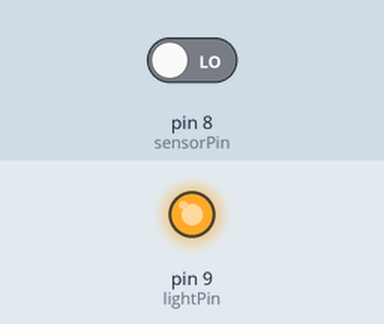
Bench run of a sketch on a simulated Arduino Uno, built with avr-gcc and run on an emulated ATmega328P. Parts: output pins drawn as LEDs (lit = HIGH). The inputs (shaded band) are chosen by the test bench; at power-on: pin 8 (sensorPin) LOW.

Above: at 1.2 s.
1.3 s: pin 8 (sensorPin) driven HIGH
At 2.3 s:
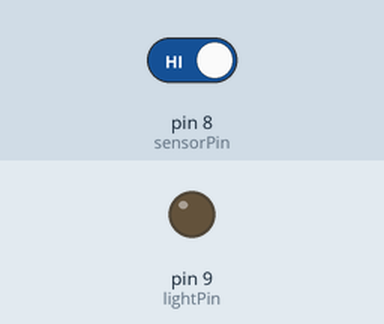
Timing chart, 0 to 4.3 s (numbered marks = the images above; inputs shaded):
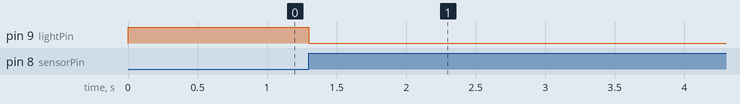

Measured:
- after the input at 1.3 s, pin 9 (lightPin): HIGH → LOW at once

The sketch:

OKAL_AUTO_LIGHTING_SYSTEM.ino
```cpp
int lightPin =9;
int sensorPin =8;
unsigned long startTime = 0;
unsigned long intervalOne = 500000;
unsigned long intervalTwo = 2300;

void setup() {
  pinMode(lightPin,OUTPUT);
   pinMode(sensorPin,INPUT);

   digitalWrite(lightPin,HIGH);

}

void loop() {
 digitalWrite(lightPin,HIGH);
 if(digitalRead(sensorPin)==HIGH)
 {
  startTime = millis();
  while(millis()<( startTime+intervalOne))
  digitalWrite(lightPin,LOW);
  }
  if((millis()>( startTime+intervalTwo))&&(digitalRead(sensorPin)==HIGH))
  {
     startTime = millis();
    }
  }
```
